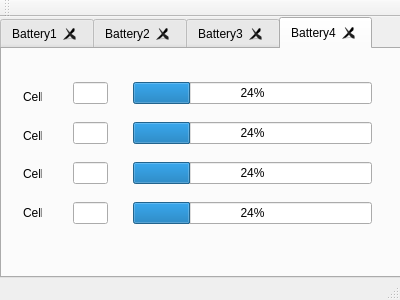
<?xml version="1.0" encoding="UTF-8"?>
<ui version="4.0">
 <class>MainWindow</class>
 <widget class="QMainWindow" name="MainWindow">
  <property name="geometry">
   <rect>
    <x>0</x>
    <y>0</y>
    <width>400</width>
    <height>300</height>
   </rect>
  </property>
  <property name="windowTitle">
   <string>MainWindow</string>
  </property>
  <widget class="QWidget" name="centralWidget">
   <widget class="QTabWidget" name="tabWidget">
    <property name="geometry">
     <rect>
      <x>0</x>
      <y>0</y>
      <width>401</width>
      <height>261</height>
     </rect>
    </property>
    <property name="tabShape">
     <enum>QTabWidget::Rounded</enum>
    </property>
    <property name="currentIndex">
     <number>3</number>
    </property>
    <property name="iconSize">
     <size>
      <width>16</width>
      <height>16</height>
     </size>
    </property>
    <property name="elideMode">
     <enum>Qt::ElideMiddle</enum>
    </property>
    <property name="tabsClosable">
     <bool>true</bool>
    </property>
    <property name="movable">
     <bool>true</bool>
    </property>
    <widget class="QWidget" name="tab">
     <attribute name="title">
      <string>Battery1</string>
     </attribute>
     <widget class="QWidget" name="">
      <property name="geometry">
       <rect>
        <x>10</x>
        <y>20</y>
        <width>41</width>
        <height>171</height>
       </rect>
      </property>
      <layout class="QVBoxLayout" name="verticalLayout_3">
       <item>
        <widget class="QLabel" name="label">
         <property name="text">
          <string>Cell1</string>
         </property>
        </widget>
       </item>
       <item>
        <widget class="QLabel" name="label_2">
         <property name="text">
          <string>Cell2</string>
         </property>
        </widget>
       </item>
       <item>
        <widget class="QLabel" name="label_3">
         <property name="text">
          <string>Cell3</string>
         </property>
        </widget>
       </item>
       <item>
        <widget class="QLabel" name="label_4">
         <property name="text">
          <string>Cell4</string>
         </property>
        </widget>
       </item>
      </layout>
     </widget>
     <widget class="QWidget" name="">
      <property name="geometry">
       <rect>
        <x>60</x>
        <y>10</y>
        <width>57</width>
        <height>191</height>
       </rect>
      </property>
      <layout class="QVBoxLayout" name="verticalLayout_2">
       <item>
        <widget class="QLineEdit" name="voltage1">
         <property name="alignment">
          <set>Qt::AlignCenter</set>
         </property>
         <property name="readOnly">
          <bool>true</bool>
         </property>
        </widget>
       </item>
       <item>
        <widget class="QLineEdit" name="voltage2">
         <property name="alignment">
          <set>Qt::AlignCenter</set>
         </property>
         <property name="readOnly">
          <bool>true</bool>
         </property>
        </widget>
       </item>
       <item>
        <widget class="QLineEdit" name="voltage3">
         <property name="alignment">
          <set>Qt::AlignCenter</set>
         </property>
         <property name="readOnly">
          <bool>true</bool>
         </property>
        </widget>
       </item>
       <item>
        <widget class="QLineEdit" name="voltage4">
         <property name="alignment">
          <set>Qt::AlignCenter</set>
         </property>
         <property name="readOnly">
          <bool>true</bool>
         </property>
        </widget>
       </item>
      </layout>
     </widget>
     <widget class="QWidget" name="">
      <property name="geometry">
       <rect>
        <x>120</x>
        <y>10</y>
        <width>261</width>
        <height>191</height>
       </rect>
      </property>
      <layout class="QVBoxLayout" name="verticalLayout">
       <item>
        <widget class="QProgressBar" name="progressBar">
         <property name="value">
          <number>24</number>
         </property>
        </widget>
       </item>
       <item>
        <widget class="QProgressBar" name="progressBar1">
         <property name="value">
          <number>24</number>
         </property>
        </widget>
       </item>
       <item>
        <widget class="QProgressBar" name="progressBar2">
         <property name="value">
          <number>24</number>
         </property>
        </widget>
       </item>
       <item>
        <widget class="QProgressBar" name="progressBar3">
         <property name="value">
          <number>24</number>
         </property>
        </widget>
       </item>
      </layout>
     </widget>
    </widget>
    <widget class="QWidget" name="tab_2">
     <attribute name="title">
      <string>Battery2</string>
     </attribute>
     <widget class="QWidget" name="layoutWidget_4">
      <property name="geometry">
       <rect>
        <x>10</x>
        <y>20</y>
        <width>41</width>
        <height>171</height>
       </rect>
      </property>
      <layout class="QVBoxLayout" name="verticalLayout_7">
       <item>
        <widget class="QLabel" name="label_9">
         <property name="text">
          <string>Cell1</string>
         </property>
        </widget>
       </item>
       <item>
        <widget class="QLabel" name="label_10">
         <property name="text">
          <string>Cell2</string>
         </property>
        </widget>
       </item>
       <item>
        <widget class="QLabel" name="label_11">
         <property name="text">
          <string>Cell3</string>
         </property>
        </widget>
       </item>
       <item>
        <widget class="QLabel" name="label_12">
         <property name="text">
          <string>Cell4</string>
         </property>
        </widget>
       </item>
      </layout>
     </widget>
     <widget class="QWidget" name="layoutWidget_5">
      <property name="geometry">
       <rect>
        <x>120</x>
        <y>10</y>
        <width>261</width>
        <height>191</height>
       </rect>
      </property>
      <layout class="QVBoxLayout" name="verticalLayout_8">
       <item>
        <widget class="QProgressBar" name="progressBar_4">
         <property name="value">
          <number>24</number>
         </property>
        </widget>
       </item>
       <item>
        <widget class="QProgressBar" name="progressBar_5">
         <property name="value">
          <number>24</number>
         </property>
        </widget>
       </item>
       <item>
        <widget class="QProgressBar" name="progressBar_6">
         <property name="value">
          <number>24</number>
         </property>
        </widget>
       </item>
       <item>
        <widget class="QProgressBar" name="progressBar_7">
         <property name="value">
          <number>24</number>
         </property>
        </widget>
       </item>
      </layout>
     </widget>
     <widget class="QWidget" name="layoutWidget_6">
      <property name="geometry">
       <rect>
        <x>60</x>
        <y>10</y>
        <width>57</width>
        <height>191</height>
       </rect>
      </property>
      <layout class="QVBoxLayout" name="verticalLayout_9">
       <item>
        <widget class="QLineEdit" name="voltage5">
         <property name="alignment">
          <set>Qt::AlignCenter</set>
         </property>
         <property name="readOnly">
          <bool>true</bool>
         </property>
        </widget>
       </item>
       <item>
        <widget class="QLineEdit" name="voltage6">
         <property name="alignment">
          <set>Qt::AlignCenter</set>
         </property>
         <property name="readOnly">
          <bool>true</bool>
         </property>
        </widget>
       </item>
       <item>
        <widget class="QLineEdit" name="voltage7">
         <property name="alignment">
          <set>Qt::AlignCenter</set>
         </property>
         <property name="readOnly">
          <bool>true</bool>
         </property>
        </widget>
       </item>
       <item>
        <widget class="QLineEdit" name="voltage8">
         <property name="alignment">
          <set>Qt::AlignCenter</set>
         </property>
         <property name="readOnly">
          <bool>true</bool>
         </property>
        </widget>
       </item>
      </layout>
     </widget>
    </widget>
    <widget class="QWidget" name="tab_3">
     <attribute name="title">
      <string>Battery3</string>
     </attribute>
     <widget class="QWidget" name="layoutWidget_7">
      <property name="geometry">
       <rect>
        <x>10</x>
        <y>20</y>
        <width>41</width>
        <height>171</height>
       </rect>
      </property>
      <layout class="QVBoxLayout" name="verticalLayout_10">
       <item>
        <widget class="QLabel" name="label_13">
         <property name="text">
          <string>Cell1</string>
         </property>
        </widget>
       </item>
       <item>
        <widget class="QLabel" name="label_14">
         <property name="text">
          <string>Cell2</string>
         </property>
        </widget>
       </item>
       <item>
        <widget class="QLabel" name="label_15">
         <property name="text">
          <string>Cell3</string>
         </property>
        </widget>
       </item>
       <item>
        <widget class="QLabel" name="label_16">
         <property name="text">
          <string>Cell4</string>
         </property>
        </widget>
       </item>
      </layout>
     </widget>
     <widget class="QWidget" name="layoutWidget_8">
      <property name="geometry">
       <rect>
        <x>120</x>
        <y>10</y>
        <width>261</width>
        <height>191</height>
       </rect>
      </property>
      <layout class="QVBoxLayout" name="verticalLayout_11">
       <item>
        <widget class="QProgressBar" name="progressBar_8">
         <property name="value">
          <number>24</number>
         </property>
        </widget>
       </item>
       <item>
        <widget class="QProgressBar" name="progressBar_9">
         <property name="value">
          <number>24</number>
         </property>
        </widget>
       </item>
       <item>
        <widget class="QProgressBar" name="progressBar_10">
         <property name="value">
          <number>24</number>
         </property>
        </widget>
       </item>
       <item>
        <widget class="QProgressBar" name="progressBar_11">
         <property name="value">
          <number>24</number>
         </property>
        </widget>
       </item>
      </layout>
     </widget>
     <widget class="QWidget" name="layoutWidget_9">
      <property name="geometry">
       <rect>
        <x>60</x>
        <y>10</y>
        <width>57</width>
        <height>191</height>
       </rect>
      </property>
      <layout class="QVBoxLayout" name="verticalLayout_12">
       <item>
        <widget class="QLineEdit" name="voltage9">
         <property name="alignment">
          <set>Qt::AlignCenter</set>
         </property>
         <property name="readOnly">
          <bool>true</bool>
         </property>
        </widget>
       </item>
       <item>
        <widget class="QLineEdit" name="voltage10">
         <property name="alignment">
          <set>Qt::AlignCenter</set>
         </property>
         <property name="readOnly">
          <bool>true</bool>
         </property>
        </widget>
       </item>
       <item>
        <widget class="QLineEdit" name="voltage11">
         <property name="alignment">
          <set>Qt::AlignCenter</set>
         </property>
         <property name="readOnly">
          <bool>true</bool>
         </property>
        </widget>
       </item>
       <item>
        <widget class="QLineEdit" name="voltage12">
         <property name="alignment">
          <set>Qt::AlignCenter</set>
         </property>
         <property name="readOnly">
          <bool>true</bool>
         </property>
        </widget>
       </item>
      </layout>
     </widget>
    </widget>
    <widget class="QWidget" name="tab_4">
     <attribute name="title">
      <string>Battery4</string>
     </attribute>
     <widget class="QWidget" name="layoutWidget_10">
      <property name="geometry">
       <rect>
        <x>10</x>
        <y>20</y>
        <width>41</width>
        <height>171</height>
       </rect>
      </property>
      <layout class="QVBoxLayout" name="verticalLayout_13">
       <item>
        <widget class="QLabel" name="label_17">
         <property name="text">
          <string>Cell1</string>
         </property>
        </widget>
       </item>
       <item>
        <widget class="QLabel" name="label_18">
         <property name="text">
          <string>Cell2</string>
         </property>
        </widget>
       </item>
       <item>
        <widget class="QLabel" name="label_19">
         <property name="text">
          <string>Cell3</string>
         </property>
        </widget>
       </item>
       <item>
        <widget class="QLabel" name="label_20">
         <property name="text">
          <string>Cell4</string>
         </property>
        </widget>
       </item>
      </layout>
     </widget>
     <widget class="QWidget" name="layoutWidget_11">
      <property name="geometry">
       <rect>
        <x>120</x>
        <y>10</y>
        <width>261</width>
        <height>191</height>
       </rect>
      </property>
      <layout class="QVBoxLayout" name="verticalLayout_14">
       <item>
        <widget class="QProgressBar" name="progressBar_12">
         <property name="value">
          <number>24</number>
         </property>
        </widget>
       </item>
       <item>
        <widget class="QProgressBar" name="progressBar_13">
         <property name="value">
          <number>24</number>
         </property>
        </widget>
       </item>
       <item>
        <widget class="QProgressBar" name="progressBar_14">
         <property name="value">
          <number>24</number>
         </property>
        </widget>
       </item>
       <item>
        <widget class="QProgressBar" name="progressBar_15">
         <property name="value">
          <number>24</number>
         </property>
        </widget>
       </item>
      </layout>
     </widget>
     <widget class="QWidget" name="layoutWidget_12">
      <property name="geometry">
       <rect>
        <x>60</x>
        <y>10</y>
        <width>57</width>
        <height>191</height>
       </rect>
      </property>
      <layout class="QVBoxLayout" name="verticalLayout_15">
       <item>
        <widget class="QLineEdit" name="voltage13">
         <property name="alignment">
          <set>Qt::AlignCenter</set>
         </property>
         <property name="readOnly">
          <bool>true</bool>
         </property>
        </widget>
       </item>
       <item>
        <widget class="QLineEdit" name="voltage14">
         <property name="alignment">
          <set>Qt::AlignCenter</set>
         </property>
         <property name="readOnly">
          <bool>true</bool>
         </property>
        </widget>
       </item>
       <item>
        <widget class="QLineEdit" name="voltage15">
         <property name="alignment">
          <set>Qt::AlignCenter</set>
         </property>
         <property name="readOnly">
          <bool>true</bool>
         </property>
        </widget>
       </item>
       <item>
        <widget class="QLineEdit" name="voltage16">
         <property name="alignment">
          <set>Qt::AlignCenter</set>
         </property>
         <property name="readOnly">
          <bool>true</bool>
         </property>
        </widget>
       </item>
      </layout>
     </widget>
    </widget>
   </widget>
  </widget>
  <widget class="QMenuBar" name="menuBar">
   <property name="geometry">
    <rect>
     <x>0</x>
     <y>0</y>
     <width>400</width>
     <height>22</height>
    </rect>
   </property>
  </widget>
  <widget class="QToolBar" name="mainToolBar">
   <attribute name="toolBarArea">
    <enum>TopToolBarArea</enum>
   </attribute>
   <attribute name="toolBarBreak">
    <bool>false</bool>
   </attribute>
  </widget>
  <widget class="QStatusBar" name="statusBar"/>
 </widget>
 <layoutdefault spacing="6" margin="11"/>
 <resources/>
 <connections/>
</ui>
